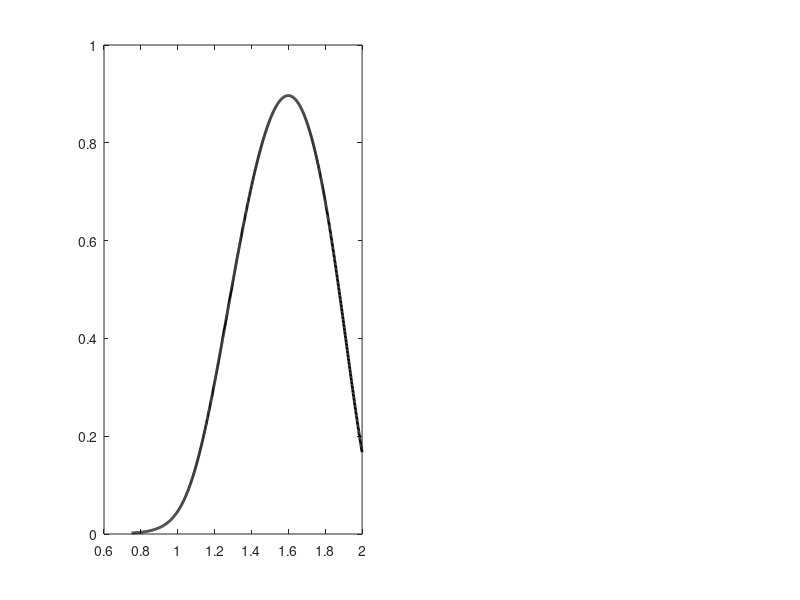

Here is the MATLAB script that generated this plot: (Note: this script raises an error after producing the figure.)
% Set Format Values
fs = 14;                           %Font size
fn = 'Arial';                      %Font name
lw = 2;                            %Linewidth
primColor = [39 116 174]/255;      %UCLA Blue
secColor = [255 209 0]/255;        %UCLA Gold

% Implicit Solution from 2b
impSolFun = @(a,t) (0.05*(log(a)+(3*a)))+t+((3.4/pi)*cos(0.5*pi*t))-0.8535;  
tImplicit = 0.75:0.001:2;
aImplicit = zeros(size(tImplicit));
uImplicit = zeros(size(tImplicit));
for tNum = 1:length(tImplicit)
    t_cur = tImplicit(tNum);
    afun = @(a) real(impSolFun(a,t_cur));
    a_guess = 0.01;
    a_cur = fzero(afun,a_guess);
    aImplicit(tNum) = a_cur;
    uFunction = 1.7*a_cur*sin(0.5*pi*t_cur);
    uImplicit(tNum) = uFunction;
end

% Set Fixed Values
a_0 = 0.01;
t_range = [0,2];
stepSizes = [0.1, 0.075, 0.05, 0.01, 0.005];
figure(1)

% Plotting First Subplot
p1 = subplot(1,2,1);
plot(tImplicit,aImplicit,'k','linewidth',lw);
legendIDs = cell(1,length(stepSizes)+1);
legendIDs{1} = 'implicit solution';
hold on
ctr = 1;

% Plotting Euler Solutions
for stepSizeNum = 1:length(stepSizes)
    curStepSize = stepSizes(stepSizeNum);
     [t_cur, a_cur] = eulerSolver(@(t,a) muscleActODEfun(t,a),...
                        t_range, a_0, curStepSize);
     plot(t_cur, a_cur, 'linewidth',lw-0.5)
     ctr = ctr + 1;
     legendIDs{ctr} = ['step size = ' num2str(curStepSize) ' s'];
    
end

% Plot Formatting
ylim([0 1.2])
hold off
title('Euler');
legend(legendIDs,'location','northwest','box','off')
set(gca,'FontName',fn,'FontSize',fs,'linewidth',lw,'box','off')

% Plotting Second Subplot
p2 = subplot(1,2,2);
plot(tImplicit,aImplicit,'k','linewidth',lw);
legendIDs = cell(1,length(stepSizes)+1);
legendIDs{1} = 'implicit solution';
hold on
ctr = 1;

% Plotting RK4 Solutions
for stepSizeNum = 1:length(stepSizes)
    curStepSize = stepSizes(stepSizeNum);
     [t_RK4, a_RK4] = RK4Solver(@(t,a) muscleActODEfun(t,a),...
                        t_range, a_0, curStepSize);
     plot(t_RK4, a_RK4, 'linewidth',lw-0.5)
     ctr = ctr + 1;
     legendIDs{ctr} = ['step size = ' num2str(curStepSize) ' s'];
    
end

% Plot Formatting
ylim([0 1.2])
hold off
title('RK4');
legend(legendIDs,'location','northwest','box','off')
set(gca,'FontName',fn,'FontSize',fs,'linewidth',lw,'box','off')